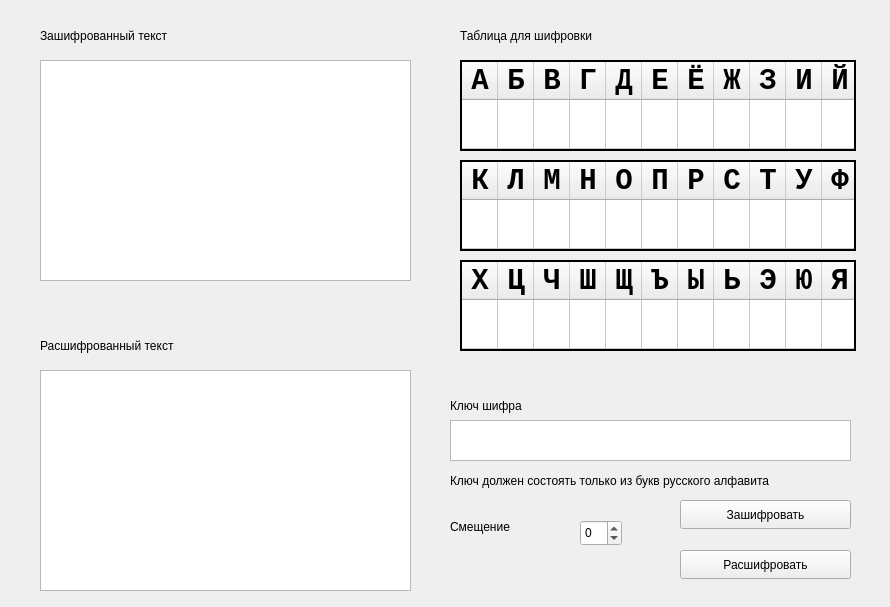
<?xml version="1.0" encoding="UTF-8"?>
<ui version="4.0">
 <class>MainWindow</class>
 <widget class="QMainWindow" name="MainWindow">
  <property name="geometry">
   <rect>
    <x>0</x>
    <y>0</y>
    <width>890</width>
    <height>607</height>
   </rect>
  </property>
  <property name="windowTitle">
   <string>MainWindow</string>
  </property>
  <widget class="QWidget" name="centralwidget">
   <widget class="QPlainTextEdit" name="encodedTextEdit">
    <property name="geometry">
     <rect>
      <x>40</x>
      <y>60</y>
      <width>371</width>
      <height>221</height>
     </rect>
    </property>
    <property name="font">
     <font>
      <family>Courier New</family>
      <pointsize>12</pointsize>
     </font>
    </property>
    <property name="placeholderText">
     <string/>
    </property>
   </widget>
   <widget class="QLabel" name="label">
    <property name="geometry">
     <rect>
      <x>40</x>
      <y>10</y>
      <width>201</width>
      <height>51</height>
     </rect>
    </property>
    <property name="text">
     <string>Зашифрованный текст</string>
    </property>
    <property name="textFormat">
     <enum>Qt::PlainText</enum>
    </property>
    <property name="scaledContents">
     <bool>false</bool>
    </property>
   </widget>
   <widget class="QPlainTextEdit" name="decodedTextEdit">
    <property name="geometry">
     <rect>
      <x>40</x>
      <y>370</y>
      <width>371</width>
      <height>221</height>
     </rect>
    </property>
    <property name="font">
     <font>
      <family>Courier New</family>
      <pointsize>12</pointsize>
     </font>
    </property>
    <property name="placeholderText">
     <string/>
    </property>
   </widget>
   <widget class="QLabel" name="label_2">
    <property name="geometry">
     <rect>
      <x>40</x>
      <y>320</y>
      <width>201</width>
      <height>51</height>
     </rect>
    </property>
    <property name="text">
     <string>Расшифрованный текст</string>
    </property>
    <property name="textFormat">
     <enum>Qt::PlainText</enum>
    </property>
    <property name="scaledContents">
     <bool>false</bool>
    </property>
   </widget>
   <widget class="QTableWidget" name="tableRow1">
    <property name="geometry">
     <rect>
      <x>460</x>
      <y>60</y>
      <width>396</width>
      <height>91</height>
     </rect>
    </property>
    <property name="font">
     <font>
      <family>Courier New</family>
      <pointsize>22</pointsize>
      <bold>true</bold>
     </font>
    </property>
    <property name="frameShape">
     <enum>QFrame::Box</enum>
    </property>
    <property name="frameShadow">
     <enum>QFrame::Plain</enum>
    </property>
    <property name="lineWidth">
     <number>2</number>
    </property>
    <property name="verticalScrollBarPolicy">
     <enum>Qt::ScrollBarAlwaysOff</enum>
    </property>
    <property name="horizontalScrollBarPolicy">
     <enum>Qt::ScrollBarAlwaysOff</enum>
    </property>
    <property name="editTriggers">
     <set>QAbstractItemView::NoEditTriggers</set>
    </property>
    <property name="textElideMode">
     <enum>Qt::ElideMiddle</enum>
    </property>
    <property name="showGrid">
     <bool>true</bool>
    </property>
    <property name="wordWrap">
     <bool>false</bool>
    </property>
    <property name="cornerButtonEnabled">
     <bool>false</bool>
    </property>
    <property name="rowCount">
     <number>1</number>
    </property>
    <attribute name="horizontalHeaderVisible">
     <bool>true</bool>
    </attribute>
    <attribute name="horizontalHeaderMinimumSectionSize">
     <number>36</number>
    </attribute>
    <attribute name="horizontalHeaderDefaultSectionSize">
     <number>36</number>
    </attribute>
    <attribute name="horizontalHeaderHighlightSections">
     <bool>true</bool>
    </attribute>
    <attribute name="horizontalHeaderStretchLastSection">
     <bool>false</bool>
    </attribute>
    <attribute name="verticalHeaderVisible">
     <bool>false</bool>
    </attribute>
    <attribute name="verticalHeaderMinimumSectionSize">
     <number>36</number>
    </attribute>
    <attribute name="verticalHeaderDefaultSectionSize">
     <number>36</number>
    </attribute>
    <attribute name="verticalHeaderHighlightSections">
     <bool>false</bool>
    </attribute>
    <attribute name="verticalHeaderStretchLastSection">
     <bool>true</bool>
    </attribute>
    <row>
     <property name="text">
      <string>1</string>
     </property>
    </row>
    <column>
     <property name="text">
      <string>А</string>
     </property>
    </column>
    <column>
     <property name="text">
      <string>Б</string>
     </property>
    </column>
    <column>
     <property name="text">
      <string>В</string>
     </property>
    </column>
    <column>
     <property name="text">
      <string>Г</string>
     </property>
    </column>
    <column>
     <property name="text">
      <string>Д</string>
     </property>
    </column>
    <column>
     <property name="text">
      <string>Е</string>
     </property>
    </column>
    <column>
     <property name="text">
      <string>Ё</string>
     </property>
    </column>
    <column>
     <property name="text">
      <string>Ж</string>
     </property>
    </column>
    <column>
     <property name="text">
      <string>З</string>
     </property>
    </column>
    <column>
     <property name="text">
      <string>И</string>
     </property>
    </column>
    <column>
     <property name="text">
      <string>Й</string>
     </property>
    </column>
   </widget>
   <widget class="QTableWidget" name="tableRow2">
    <property name="geometry">
     <rect>
      <x>460</x>
      <y>160</y>
      <width>396</width>
      <height>91</height>
     </rect>
    </property>
    <property name="font">
     <font>
      <family>Courier New</family>
      <pointsize>22</pointsize>
      <bold>true</bold>
     </font>
    </property>
    <property name="frameShape">
     <enum>QFrame::Box</enum>
    </property>
    <property name="frameShadow">
     <enum>QFrame::Plain</enum>
    </property>
    <property name="lineWidth">
     <number>2</number>
    </property>
    <property name="verticalScrollBarPolicy">
     <enum>Qt::ScrollBarAlwaysOff</enum>
    </property>
    <property name="horizontalScrollBarPolicy">
     <enum>Qt::ScrollBarAlwaysOff</enum>
    </property>
    <property name="editTriggers">
     <set>QAbstractItemView::NoEditTriggers</set>
    </property>
    <property name="textElideMode">
     <enum>Qt::ElideMiddle</enum>
    </property>
    <property name="showGrid">
     <bool>true</bool>
    </property>
    <property name="wordWrap">
     <bool>false</bool>
    </property>
    <property name="cornerButtonEnabled">
     <bool>false</bool>
    </property>
    <property name="rowCount">
     <number>1</number>
    </property>
    <attribute name="horizontalHeaderVisible">
     <bool>true</bool>
    </attribute>
    <attribute name="horizontalHeaderMinimumSectionSize">
     <number>36</number>
    </attribute>
    <attribute name="horizontalHeaderDefaultSectionSize">
     <number>36</number>
    </attribute>
    <attribute name="horizontalHeaderHighlightSections">
     <bool>true</bool>
    </attribute>
    <attribute name="horizontalHeaderStretchLastSection">
     <bool>false</bool>
    </attribute>
    <attribute name="verticalHeaderVisible">
     <bool>false</bool>
    </attribute>
    <attribute name="verticalHeaderMinimumSectionSize">
     <number>36</number>
    </attribute>
    <attribute name="verticalHeaderDefaultSectionSize">
     <number>36</number>
    </attribute>
    <attribute name="verticalHeaderHighlightSections">
     <bool>false</bool>
    </attribute>
    <attribute name="verticalHeaderStretchLastSection">
     <bool>true</bool>
    </attribute>
    <row>
     <property name="text">
      <string>1</string>
     </property>
    </row>
    <column>
     <property name="text">
      <string>К</string>
     </property>
    </column>
    <column>
     <property name="text">
      <string>Л</string>
     </property>
    </column>
    <column>
     <property name="text">
      <string>М</string>
     </property>
    </column>
    <column>
     <property name="text">
      <string>Н</string>
     </property>
    </column>
    <column>
     <property name="text">
      <string>О</string>
     </property>
    </column>
    <column>
     <property name="text">
      <string>П</string>
     </property>
    </column>
    <column>
     <property name="text">
      <string>Р</string>
     </property>
    </column>
    <column>
     <property name="text">
      <string>С</string>
     </property>
    </column>
    <column>
     <property name="text">
      <string>Т</string>
     </property>
    </column>
    <column>
     <property name="text">
      <string>У</string>
     </property>
    </column>
    <column>
     <property name="text">
      <string>Ф</string>
     </property>
    </column>
   </widget>
   <widget class="QTableWidget" name="tableRow3">
    <property name="geometry">
     <rect>
      <x>460</x>
      <y>260</y>
      <width>396</width>
      <height>91</height>
     </rect>
    </property>
    <property name="font">
     <font>
      <family>Courier New</family>
      <pointsize>22</pointsize>
      <bold>true</bold>
     </font>
    </property>
    <property name="frameShape">
     <enum>QFrame::Box</enum>
    </property>
    <property name="frameShadow">
     <enum>QFrame::Plain</enum>
    </property>
    <property name="lineWidth">
     <number>2</number>
    </property>
    <property name="verticalScrollBarPolicy">
     <enum>Qt::ScrollBarAlwaysOff</enum>
    </property>
    <property name="horizontalScrollBarPolicy">
     <enum>Qt::ScrollBarAlwaysOff</enum>
    </property>
    <property name="editTriggers">
     <set>QAbstractItemView::NoEditTriggers</set>
    </property>
    <property name="textElideMode">
     <enum>Qt::ElideMiddle</enum>
    </property>
    <property name="showGrid">
     <bool>true</bool>
    </property>
    <property name="wordWrap">
     <bool>false</bool>
    </property>
    <property name="cornerButtonEnabled">
     <bool>false</bool>
    </property>
    <property name="rowCount">
     <number>1</number>
    </property>
    <attribute name="horizontalHeaderVisible">
     <bool>true</bool>
    </attribute>
    <attribute name="horizontalHeaderMinimumSectionSize">
     <number>36</number>
    </attribute>
    <attribute name="horizontalHeaderDefaultSectionSize">
     <number>36</number>
    </attribute>
    <attribute name="horizontalHeaderHighlightSections">
     <bool>true</bool>
    </attribute>
    <attribute name="horizontalHeaderStretchLastSection">
     <bool>false</bool>
    </attribute>
    <attribute name="verticalHeaderVisible">
     <bool>false</bool>
    </attribute>
    <attribute name="verticalHeaderMinimumSectionSize">
     <number>36</number>
    </attribute>
    <attribute name="verticalHeaderDefaultSectionSize">
     <number>36</number>
    </attribute>
    <attribute name="verticalHeaderHighlightSections">
     <bool>false</bool>
    </attribute>
    <attribute name="verticalHeaderStretchLastSection">
     <bool>true</bool>
    </attribute>
    <row>
     <property name="text">
      <string>1</string>
     </property>
    </row>
    <column>
     <property name="text">
      <string>Х</string>
     </property>
    </column>
    <column>
     <property name="text">
      <string>Ц</string>
     </property>
    </column>
    <column>
     <property name="text">
      <string>Ч</string>
     </property>
    </column>
    <column>
     <property name="text">
      <string>Ш</string>
     </property>
    </column>
    <column>
     <property name="text">
      <string>Щ</string>
     </property>
    </column>
    <column>
     <property name="text">
      <string>Ъ</string>
     </property>
    </column>
    <column>
     <property name="text">
      <string>Ы</string>
     </property>
    </column>
    <column>
     <property name="text">
      <string>Ь</string>
     </property>
    </column>
    <column>
     <property name="text">
      <string>Э</string>
     </property>
    </column>
    <column>
     <property name="text">
      <string>Ю</string>
     </property>
    </column>
    <column>
     <property name="text">
      <string>Я</string>
     </property>
    </column>
   </widget>
   <widget class="QLabel" name="label_3">
    <property name="geometry">
     <rect>
      <x>460</x>
      <y>10</y>
      <width>201</width>
      <height>51</height>
     </rect>
    </property>
    <property name="text">
     <string>Таблица для шифровки</string>
    </property>
    <property name="textFormat">
     <enum>Qt::PlainText</enum>
    </property>
    <property name="scaledContents">
     <bool>false</bool>
    </property>
   </widget>
   <widget class="QPlainTextEdit" name="keyEdit">
    <property name="geometry">
     <rect>
      <x>450</x>
      <y>420</y>
      <width>401</width>
      <height>41</height>
     </rect>
    </property>
    <property name="font">
     <font>
      <family>Courier New</family>
      <pointsize>12</pointsize>
     </font>
    </property>
    <property name="placeholderText">
     <string/>
    </property>
   </widget>
   <widget class="QLabel" name="label_4">
    <property name="geometry">
     <rect>
      <x>450</x>
      <y>380</y>
      <width>201</width>
      <height>51</height>
     </rect>
    </property>
    <property name="text">
     <string>Ключ шифра</string>
    </property>
    <property name="textFormat">
     <enum>Qt::PlainText</enum>
    </property>
    <property name="scaledContents">
     <bool>false</bool>
    </property>
   </widget>
   <widget class="QLabel" name="label_5">
    <property name="geometry">
     <rect>
      <x>450</x>
      <y>520</y>
      <width>201</width>
      <height>21</height>
     </rect>
    </property>
    <property name="text">
     <string>Смещение</string>
    </property>
    <property name="textFormat">
     <enum>Qt::PlainText</enum>
    </property>
    <property name="scaledContents">
     <bool>false</bool>
    </property>
    <property name="alignment">
     <set>Qt::AlignLeading|Qt::AlignLeft|Qt::AlignTop</set>
    </property>
   </widget>
   <widget class="QSpinBox" name="shiftBox">
    <property name="geometry">
     <rect>
      <x>580</x>
      <y>520</y>
      <width>42</width>
      <height>26</height>
     </rect>
    </property>
    <property name="minimum">
     <number>-33</number>
    </property>
    <property name="maximum">
     <number>33</number>
    </property>
   </widget>
   <widget class="QPushButton" name="encodeButton">
    <property name="geometry">
     <rect>
      <x>680</x>
      <y>500</y>
      <width>171</width>
      <height>29</height>
     </rect>
    </property>
    <property name="text">
     <string>Зашифровать</string>
    </property>
   </widget>
   <widget class="QPushButton" name="decodeButton">
    <property name="geometry">
     <rect>
      <x>680</x>
      <y>550</y>
      <width>171</width>
      <height>29</height>
     </rect>
    </property>
    <property name="text">
     <string>Расшифровать</string>
    </property>
   </widget>
   <widget class="QLabel" name="keyErrorLabel">
    <property name="enabled">
     <bool>true</bool>
    </property>
    <property name="geometry">
     <rect>
      <x>450</x>
      <y>470</y>
      <width>401</width>
      <height>21</height>
     </rect>
    </property>
    <property name="palette">
     <palette>
      <active>
       <colorrole role="WindowText">
        <brush brushstyle="SolidPattern">
         <color alpha="255">
          <red>255</red>
          <green>0</green>
          <blue>0</blue>
         </color>
        </brush>
       </colorrole>
      </active>
      <inactive>
       <colorrole role="WindowText">
        <brush brushstyle="SolidPattern">
         <color alpha="255">
          <red>0</red>
          <green>0</green>
          <blue>0</blue>
         </color>
        </brush>
       </colorrole>
      </inactive>
      <disabled>
       <colorrole role="WindowText">
        <brush brushstyle="SolidPattern">
         <color alpha="255">
          <red>120</red>
          <green>120</green>
          <blue>120</blue>
         </color>
        </brush>
       </colorrole>
      </disabled>
     </palette>
    </property>
    <property name="text">
     <string>Ключ должен состоять только из букв русского алфавита</string>
    </property>
    <property name="textFormat">
     <enum>Qt::PlainText</enum>
    </property>
    <property name="scaledContents">
     <bool>false</bool>
    </property>
   </widget>
   <widget class="QLabel" name="encodedErrorLabel">
    <property name="enabled">
     <bool>true</bool>
    </property>
    <property name="geometry">
     <rect>
      <x>40</x>
      <y>290</y>
      <width>371</width>
      <height>21</height>
     </rect>
    </property>
    <property name="palette">
     <palette>
      <active>
       <colorrole role="WindowText">
        <brush brushstyle="SolidPattern">
         <color alpha="255">
          <red>255</red>
          <green>0</green>
          <blue>0</blue>
         </color>
        </brush>
       </colorrole>
      </active>
      <inactive>
       <colorrole role="WindowText">
        <brush brushstyle="SolidPattern">
         <color alpha="255">
          <red>0</red>
          <green>0</green>
          <blue>0</blue>
         </color>
        </brush>
       </colorrole>
      </inactive>
      <disabled>
       <colorrole role="WindowText">
        <brush brushstyle="SolidPattern">
         <color alpha="255">
          <red>120</red>
          <green>120</green>
          <blue>120</blue>
         </color>
        </brush>
       </colorrole>
      </disabled>
     </palette>
    </property>
    <property name="text">
     <string/>
    </property>
    <property name="textFormat">
     <enum>Qt::PlainText</enum>
    </property>
    <property name="scaledContents">
     <bool>false</bool>
    </property>
   </widget>
   <widget class="QLabel" name="decodedErrorLabel">
    <property name="enabled">
     <bool>true</bool>
    </property>
    <property name="geometry">
     <rect>
      <x>40</x>
      <y>600</y>
      <width>371</width>
      <height>21</height>
     </rect>
    </property>
    <property name="palette">
     <palette>
      <active>
       <colorrole role="WindowText">
        <brush brushstyle="SolidPattern">
         <color alpha="255">
          <red>255</red>
          <green>0</green>
          <blue>0</blue>
         </color>
        </brush>
       </colorrole>
      </active>
      <inactive>
       <colorrole role="WindowText">
        <brush brushstyle="SolidPattern">
         <color alpha="255">
          <red>0</red>
          <green>0</green>
          <blue>0</blue>
         </color>
        </brush>
       </colorrole>
      </inactive>
      <disabled>
       <colorrole role="WindowText">
        <brush brushstyle="SolidPattern">
         <color alpha="255">
          <red>120</red>
          <green>120</green>
          <blue>120</blue>
         </color>
        </brush>
       </colorrole>
      </disabled>
     </palette>
    </property>
    <property name="text">
     <string/>
    </property>
    <property name="textFormat">
     <enum>Qt::PlainText</enum>
    </property>
    <property name="scaledContents">
     <bool>false</bool>
    </property>
   </widget>
  </widget>
 </widget>
 <resources/>
 <connections/>
</ui>
